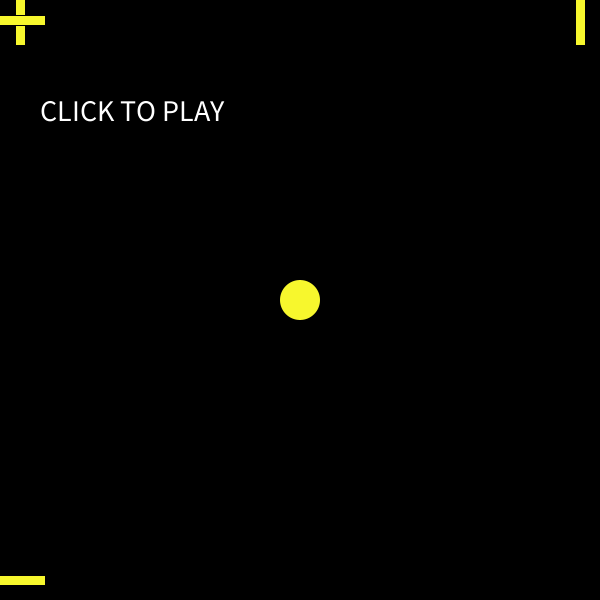
Frame 1 (no input)
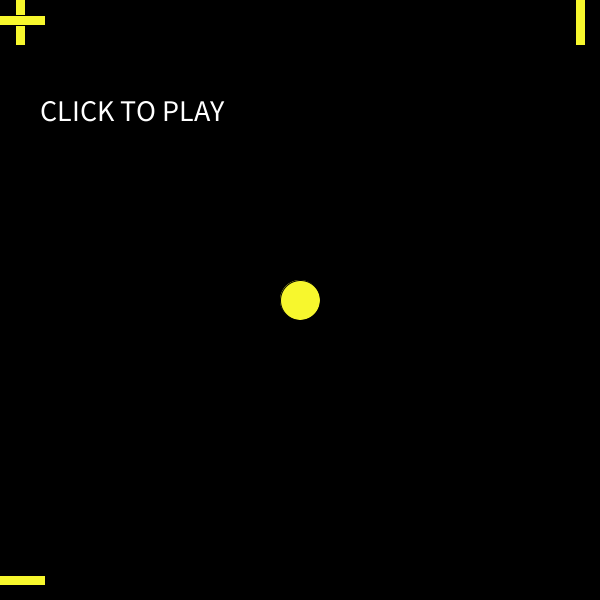
Frame 60 (the mouse pressed at the canvas centre just before this capture)
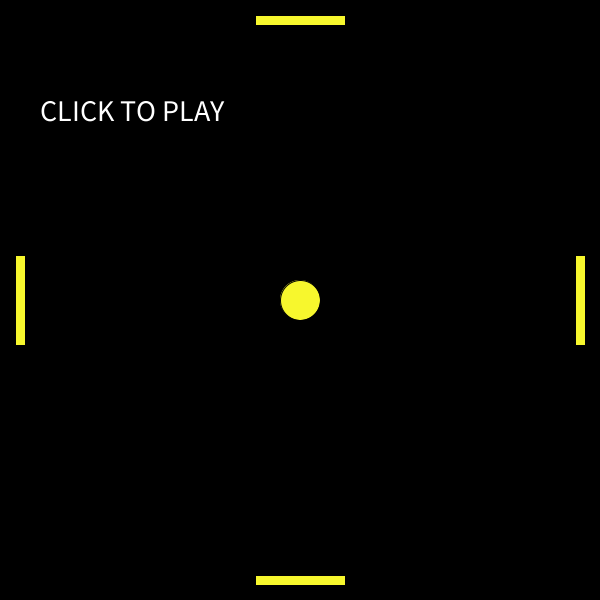
Frame 120 (the mouse held since frame 60 and released just before this capture)

The Processing sketch that drew these frames (run headless with seeded random() and noise(); from frame 60 on, the mouse is pressed at the canvas centre):

// Processing sketch: processing_163794
// ── processing_163794.pde


void setup() {
  size(600, 600);
  ballX = width/2;
  ballY = height/2;
  noStroke();
  rectMode(CENTER);
  //textMode(CENTER);
}

void draw() {
  noCursor();
  background(0);

  if (gameMode == 1) {
    drawBall(40);
    drawPaddles(10, 90,20,width-20,20,height-20);
  }

  if (click != true) {
    drawOpenText();
  }

  if (click == true && gameMode != 0) {

    moveBall();
    bounceBall(10, 90,20,width-20,20,height-20,40);
  }

  gameEnd(40);
}
float ballX;
float ballY;
float xSpeed = 3;
float ySpeed = 1;
float x = 0;

boolean click = false;

int gameMode = 1;
void drawBall(float ballRadius) {
  fill(247, 247, 45);
  ellipse(ballX, ballY, ballRadius, ballRadius);
}

void drawPaddles(int paddleShort, int paddleLong, int paddleXa, int paddleXb, int paddleYa, int paddleYb) {
  stroke(0);
  fill(247, 247, 45);
  rect(paddleXa, mouseY, paddleShort, paddleLong);
  rect(paddleXb, mouseY, paddleShort, paddleLong);

  rect(mouseX, paddleYa, paddleLong, paddleShort);
  rect(mouseX, paddleYb, paddleLong, paddleShort);
}

void moveBall() {
  ballX = ballX + xSpeed;
  ballY = ballY + ySpeed;
}

void bounceBall(int paddleShort, int paddleLong, int paddleXa, int paddleXb, int paddleYa, int paddleYb, float ballRadius) {
  if (ballX+ballRadius/2>paddleXb-paddleShort/2) {
    if (ballY>mouseY-paddleLong/2 && ballY<mouseY+paddleLong/2) {
      xSpeed *=-1.2;
      ballX = (paddleXb - paddleShort/2)-ballRadius;
    }
  }
  if (ballX-ballRadius/2<paddleXa+paddleShort/2) {
    if (ballY>mouseY-paddleLong/2 && ballY<mouseY+paddleLong/2) {
      xSpeed *=-1.2;
    }
  }

  if (ballY+ballRadius/2>paddleYb-paddleShort/2) {
    if (ballX>mouseX-paddleLong/2 && ballX<mouseX+paddleLong/2) {
      ySpeed *=-1.2;
      ballY = (paddleYb - paddleShort/2)-ballRadius;
    }
  }
  if (ballY-ballRadius/2<paddleYa+paddleShort/2) {
    if (ballX>mouseX-paddleLong/2 && ballX<mouseX+paddleLong/2) {
      ySpeed *=-1.2;
      
    }
  }
}

void drawOpenText() {
  String s = "CLICK TO PLAY";
  fill(255);
  textSize(30);
  text(s, 190, 200, 300, 200);
}

void mouseClicked() {
  click = true;
  if (gameMode ==0) {
    click = false;
    gameMode = 1;
    ballX = width/2;
    ballY = height/2;
    xSpeed = 4;
    ySpeed = 3;
    
  }
}

void gameEnd(float ballRadius) {
  if (ballX-ballRadius/2>=600||ballX+ballRadius/2<=0||ballY-ballRadius/2>=600||ballY+ballRadius/2<=0) {
    String g = "GAME OVER";
    fill(247, 230, 45);
    textSize(50);
    text(g, 220, 250, 300, 200);
    String t = "click to try again";
    fill(100);
    textSize(25);
    text(t, 205, 400, 300, 200);

    gameMode = 0;
  }
}
